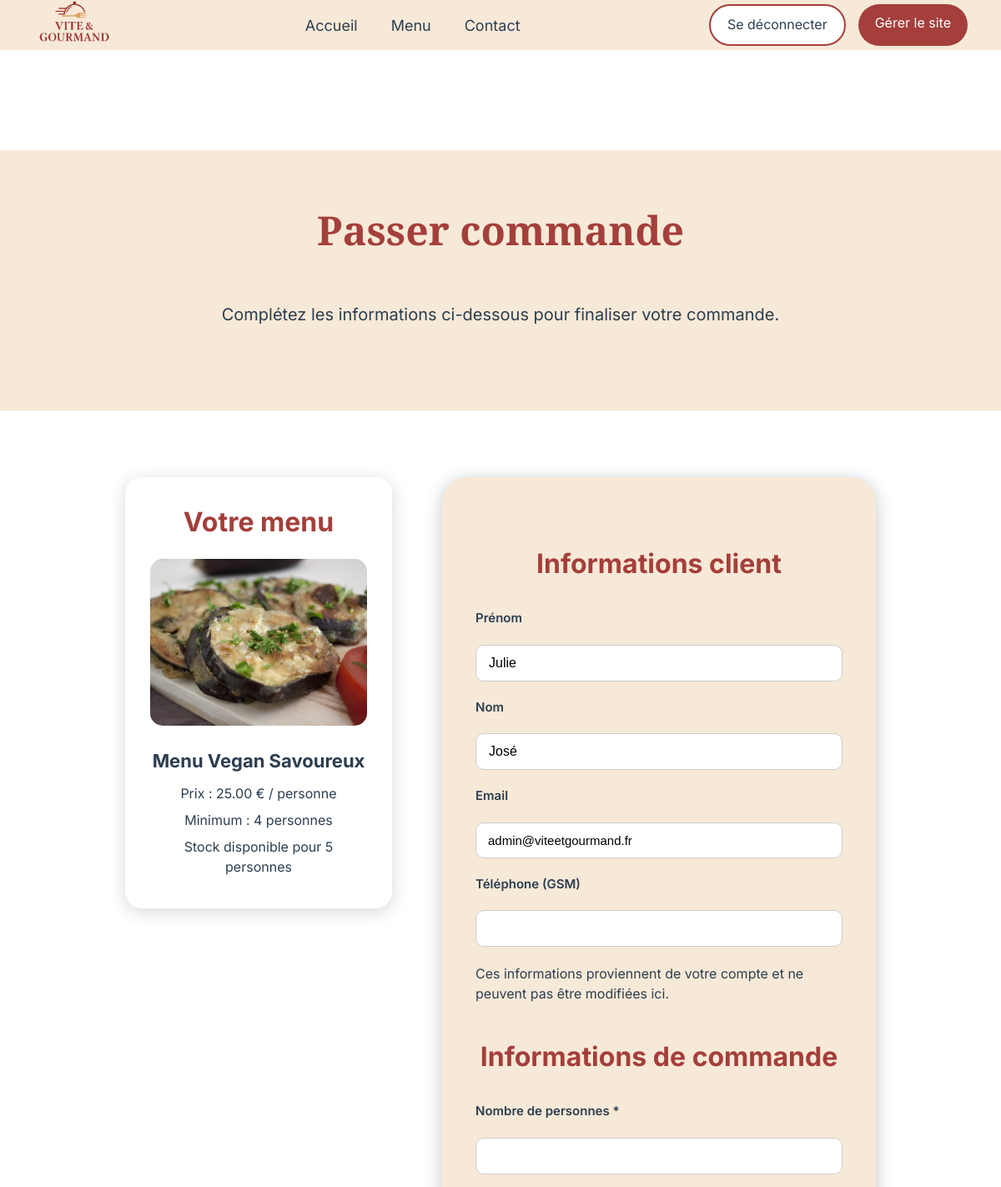
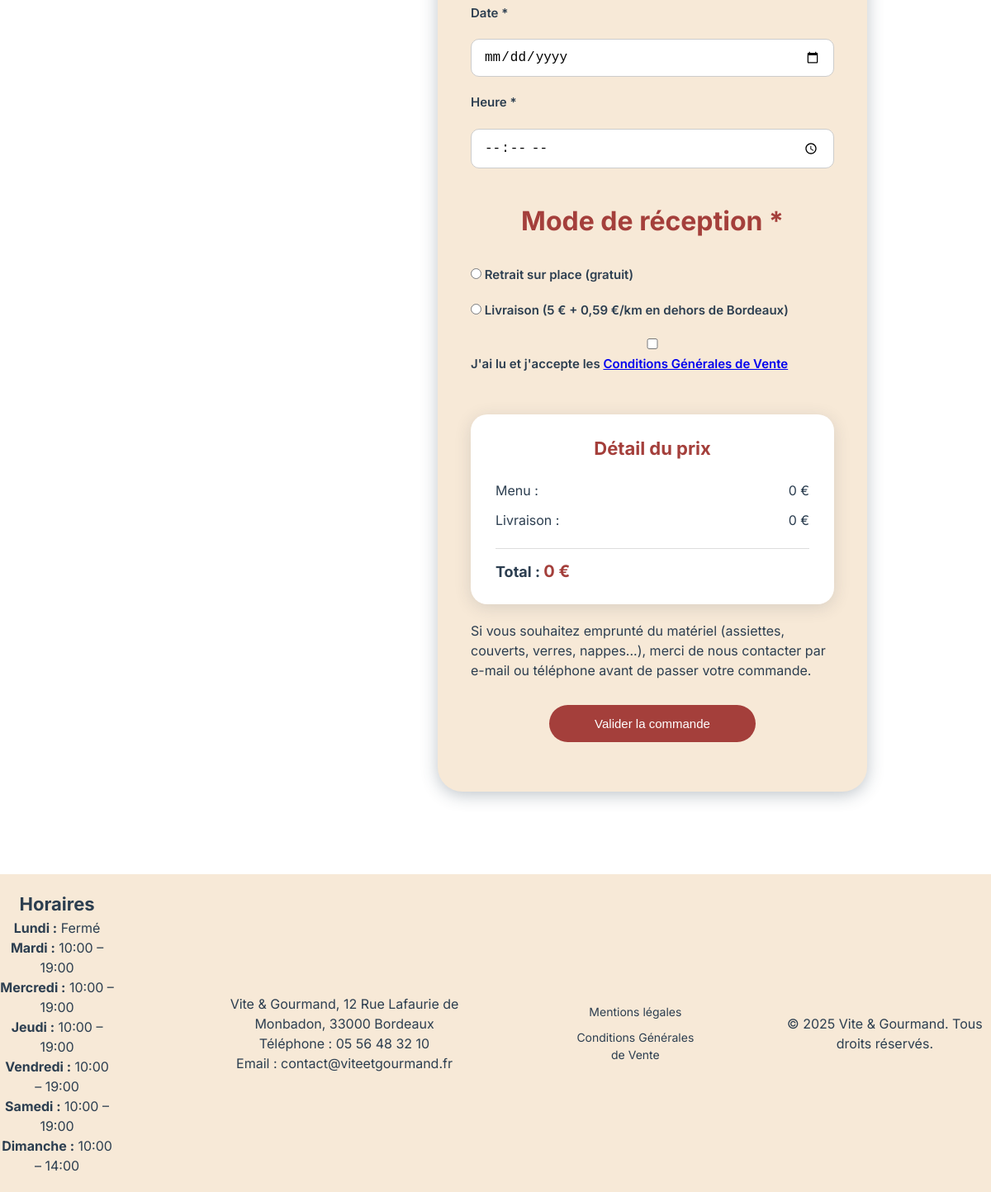
Screenshot of /public/commande.php?menu_id=1 (signed in) with the database file from the repository (2 pictures, top to bottom).
### tables this page shows
CREATE TABLE menu (
    id INT AUTO_INCREMENT PRIMARY KEY,
    nom VARCHAR(100) NOT NULL,
    description TEXT,
    description_longue TEXT,
    theme VARCHAR(100),
    regime VARCHAR(100),
    nb_personnes_min INT NOT NULL,
    prix_base DECIMAL(10,2) NOT NULL,
    stock INT NOT NULL,
    image VARCHAR(255)
);

CREATE TABLE utilisateur (
    id INT AUTO_INCREMENT PRIMARY KEY,
    prenom VARCHAR(50) NOT NULL,
    nom VARCHAR(50) NOT NULL,
    email VARCHAR(100) NOT NULL UNIQUE,
    gsm VARCHAR(150),
    adresse VARCHAR(255) NOT NULL,
    ville VARCHAR(100) NOT NULL,
    code_postal VARCHAR(10) NOT NULL,
    mot_de_passe VARCHAR(255) NOT NULL,
    reset_token VARCHAR(255),
    reset_expires DATETIME,
    role VARCHAR(50) DEFAULT 'user',
    actif BOOLEAN DEFAULT TRUE
);

CREATE TABLE horaire (
    id INT AUTO_INCREMENT PRIMARY KEY,
    jour VARCHAR(20) NOT NULL,
    ouverture TIME NULL,
    fermeture TIME NULL
);

### models/menuModel.php (called while the page is built, shortened)
<?php
function getMenuById(PDO $pdo, int $id): array|false
{
    $stmt = $pdo->prepare("SELECT * FROM menu WHERE id = :id");
    $stmt->execute(['id' => $id]);
    return $stmt->fetch(PDO::FETCH_ASSOC);
}

### models/utilisateurModel.php (called while the page is built, shortened)
<?php
function getUtilisateurById(PDO $pdo, int $id): ?array
{
    $stmt = $pdo->prepare("
        SELECT id, prenom, nom, email, gsm, adresse, ville, code_postal
        FROM utilisateur
        WHERE id = :id
    ");
    $stmt->execute(['id' => $id]);
    return $stmt->fetch(PDO::FETCH_ASSOC) ?: null;
}

### models/horaireModel.php (called while the page is built, shortened)
<?php
function getHoraires(PDO $pdo): array
{
    $stmt = $pdo->query("
        SELECT jour, ouverture, fermeture
        FROM horaire
        ORDER BY id
    ");
    return $stmt->fetchAll(PDO::FETCH_ASSOC);
}

### public/commande.php (the view, shortened to what this page needs)
<?php
require_once __DIR__ . '/../config/database.php';
require_once __DIR__ . '/../models/menuModel.php';
require_once __DIR__ . '/../models/utilisateurModel.php';
$menuId = (int) $_GET['menu_id'];
$menu   = getMenuById($pdo, $menuId);
$userId = (int) $_SESSION['user']['id'];
$utilisateur = getUtilisateurById($pdo, $userId);
$prenom = htmlspecialchars($utilisateur['prenom']);
$nom    = htmlspecialchars($utilisateur['nom']);
$email  = htmlspecialchars($utilisateur['email']);
$gsm    = htmlspecialchars($utilisateur['gsm']);
?>
<!DOCTYPE html>
<html lang="fr">
<head>
    <?php
    require_once __DIR__ . '/../partials/head.php';
    ?>
</head>
<body>
<?php require_once __DIR__ . '/../partials/header.php'; ?>
<main id="main-content">
    <section class="hero-section commandes-hero">
        <h1>Passer commande</h1>
        <p>Complétez les informations ci-dessous pour finaliser votre commande.</p>
    </section>
    <section class="commande-container">
        <div class="recap-menu">
            <h2>Votre menu</h2>
            <img
                src="assets/images/<?= htmlspecialchars($menu['image']) ?>"
                alt="<?= htmlspecialchars($menu['nom']) ?>"
            >
            <h3><?= htmlspecialchars($menu['nom']) ?></h3>
            <p>Prix : <?= number_format((float) $menu['prix_base'], 2) ?> € / personne</p>
            <p>Minimum : <?= (int) $menu['nb_personnes_min'] ?> personnes</p>
            <p>Stock disponible pour <?= (int) $menu['stock'] ?> personnes</p>
        </div>
        <form
            id="commande-form"
            class="commande-form form-card"
            method="POST"
            action="commande.php?menu_id=<?= $menuId ?>"
            data-prix-base="<?= (float) $menu['prix_base'] ?>"
            data-min-personnes="<?= (int) $menu['nb_personnes_min'] ?>"
        >
            <h2>Informations client</h2>
            <label for="prenom">Prénom</label>
            <input type="text" id="prenom" value="<?= $prenom ?>" readonly>
            <label for="nom">Nom</label>
            <input type="text" id="nom" value="<?= $nom ?>" readonly>
            <label for="email">Email</label>
            <input type="email" id="email" value="<?= $email ?>" readonly>
            <label for="gsm">Téléphone (GSM)</label>
            <input type="text" id="gsm" value="<?= $gsm ?>" readonly>
            <p class="legal-hint">
                Ces informations proviennent de votre compte et ne peuvent pas être modifiées ici.
            </p>
            <h2>Informations de commande</h2>
            <label for="nb_personnes">Nombre de personnes *</label>
            <input
                type="number"
                id="nb_personnes"
                name="nb_personnes"
                min="<?= (int) $menu['nb_personnes_min'] ?>"
                required
            >
            <label for="date">Date *</label>
            <input
                type="date"
                id="date"
                name="date"
                min="<?= date('Y-m-d', strtotime('+2 days')) ?>"
                required
            >
            <label for="heure">Heure *</label>
            <input type="time" id="heure" name="heure" required>
            <h2>Mode de réception *</h2>
            <label class="radio-option">
                <input type="radio" name="reception" value="retrait" required>
                <span>Retrait sur place (gratuit)</span>
            </label>
            <label class="radio-option">
                <input type="radio" name="reception" value="livraison">
                <span>Livraison (5 € + 0,59 €/km en dehors de Bordeaux)</span>
            </label>
            <div class="cgv-validation">
                <label>
                    <input type="checkbox" name="accept_cgv" required>
                    J'ai lu et j'accepte les
                    <a href="cgv.php" target="_blank" rel="noopener">
                        Conditions Générales de Vente
                    </a>
                </label>
            </div>
            <div class="price-summary">
                <h3>Détail du prix</h3>
                <p>Menu : <span id="prix-menu">0 €</span></p>
                <p>Livraison : <span id="prix-livraison">0 €</span></p>
                <p class="price-total">
                    <strong>Total : <span id="prix-total">0 €</span></strong>
                </p>
            </div>
            <div>
                Si vous souhaitez emprunté du matériel (assiettes, couverts, verres, nappes...), merci de nous contacter par e-mail ou téléphone avant de passer votre commande.
            </div>
            <button type="submit" class="btn-commande">
                Valider la commande
            </button>
        </form>
    </section>
</main>
<?php require_once __DIR__ . '/../partials/footer.php'; ?>
</body>
</html>

### partials/footer.php (shortened to what this page needs)
<?php
require_once __DIR__ . '/../config/database.php';
require_once __DIR__ . '/../models/horaireModel.php';
$horaires = getHoraires($pdo);
?>
<footer>
        <div class="footer-container">
            <div class="horaires">
                <h3>Horaires</h3>
                <?php foreach ($horaires as $h): ?>
                    <p>
                        <strong><?= ucfirst($h['jour']) ?> :</strong>
                        <?php if ($h['ouverture'] && $h['fermeture']): ?>
                            <?= substr($h['ouverture'], 0, 5) ?> – <?= substr($h['fermeture'], 0, 5) ?>
                        <?php else: ?>
                            Fermé
                        <?php endif; ?>
                    </p>
                <?php endforeach; ?>
            </div>
            <div class="contact">
                <p>Vite & Gourmand, 12 Rue Lafaurie de Monbadon, 33000 Bordeaux</p>
                <p>Téléphone : 05 56 48 32 10</p>
                <p>Email : contact@viteetgourmand.fr </p>
            </div>
            <div class="legal">
                <a href="mentions-legales.php">Mentions légales</a>
                <a href="cgv.php">Conditions Générales de Vente</a>
            </div>
            <div class="copyright">
                <p>&copy; 2025 Vite & Gourmand. Tous droits réservés.</p>
            </div>
        </div>
    </footer>

### public/assets/css/style.css (style rules this page uses)
* { margin: 0; padding: 0; box-sizing: border-box; }
h2 { font-size: 2rem; text-align: center; color: #A43F3B; margin-bottom: 20px; }
h3 { font-size: 1.375rem; }
p { font-size: 1rem; }
html, body { overflow-x: hidden; }
body { font-family: 'Inter', sans-serif; background-color: #FFFFFF; color: #2C3E50; line-height: 1.5; }
h1 { font-weight: bold; font-size: 3rem; font-family: 'Playfair Display', serif; color: #A43F3B; }
.form-card { background-color: #F7E9D7; padding: 60px 40px; border-radius: 30px; box-shadow: 0 4px 20px rgba(44, 62, 80, 0.3); display: flex; flex-direction: column; gap: 20px; }
.footer-container { display: flex; flex-direction: row; justify-content: center; align-items: center; background-color: #F7E9D7; color: #2C3E50; text-align: center; padding: 20px 0; gap: 100px; }
.legal { display: flex; flex-direction: column; gap: 10px; font-size: 0.875rem; }
.legal a { color: #2C3E50; text-decoration: none; }
.hero-section { display: flex; flex-direction: column; align-items: center; background-color: #F7E9D7; padding: 60px 20px; margin-bottom: 80px; }
.hero-section p { font-size: 1.25rem; margin-bottom: 40px; }
.hero-section h1 { margin-bottom: 50px; }
.btn-commande { display:flex; align-items: center; justify-content: center; cursor: pointer; width:250px; height:60px; background: #A43F3B; color:white; text-decoration:none; text-align:center; border-radius:30px; margin: 0 auto 60px auto; border: none; font-size: 1rem; }
.commande-container { display: flex; justify-content: center; align-items: flex-start; gap: 60px; max-width: 1200px; margin: 0 auto 100px auto; padding: 0 20px; }
.recap-menu { background-color: #FFFFFF; padding: 30px; border-radius: 20px; width: 320px; text-align: center; box-shadow: 0 4px 20px rgba(44, 62, 80, 0.2); }
.recap-menu img { width: 100%; height: 200px; object-fit: cover; border-radius: 15px; margin-bottom: 20px; }
.recap-menu h3 { margin-bottom: 10px; }
.recap-menu p { margin-bottom: 8px; }
.commande-form { width: 520px; }
.commande-form h2 { margin: 20px 0 10px 0; }
.commande-form label { font-size: 1rem; display: block; }
.commande-form input[type="number"], .commande-form input[type="date"], .commande-form input[type="time"], .commande-form input[type="text"], .commande-form textarea { padding: 12px 15px; border-radius: 10px; border: 1px solid #ccc; font-size: 1rem; width: 100%; }
.radio-option { display: flex; align-items: center; gap: 10px; cursor: pointer; }
.radio-option input[type="radio"] { width: auto; display: inline-block; }
.radio-option span { display: inline-block; }
.price-summary { background-color: #FFFFFF; padding: 25px 30px; border-radius: 20px; box-shadow: 0 4px 20px rgba(44, 62, 80, 0.15); margin-top: 30px; display: flex; flex-direction: column; gap: 12px; }
.price-summary h3 { text-align: center; color: #A43F3B; margin-bottom: 10px; }
.price-summary p { display: flex; justify-content: space-between; align-items: center; font-size: 1rem; }
.price-summary .price-total { margin-top: 10px; padding-top: 12px; border-top: 1px solid #ddd; font-size: 1.125rem; }
.price-summary .price-total span { color: #A43F3B; font-size: 1.25rem; }
.commande-form .btn-commande { margin: 30px auto 0 auto; align-self: center; }
.form-card label { font-weight: 600; color: #2C3E50; font-size: 0.9375rem; }
.form-card input, .form-card select { width: 100%; padding: 12px 14px; font-size: 0.9375rem; border-radius: 10px; border: 1px solid #ccc; transition: border-color 0.2s ease, box-shadow 0.2s ease; }
.form-card .btn-commande { margin-top: 10px; height: 45px; font-size: 0.9375rem; display: inline-flex; align-items: center; justify-content: center; }

### rows the page displays
menu: image (picture), nom "Menu Vegan Savoureux", prix_base "25.00", nb_personnes_min "4", stock "5"
utilisateur: prenom "Julie", nom "José", email "admin@viteetgourmand.fr"
horaire: jour "Lundi", shows "Fermé"
horaire: jour "Mardi", ouverture "10:00", fermeture "19:00"
horaire: jour "Mercredi", ouverture "10:00", fermeture "19:00"
horaire: jour "Jeudi", ouverture "10:00", fermeture "19:00"
horaire: jour "Vendredi", ouverture "10:00", fermeture "19:00"
horaire: jour "Samedi", ouverture "10:00", fermeture "19:00"
horaire: jour "Dimanche", ouverture "10:00", fermeture "14:00"

### other values shown
$profilLabel "Gérer le site"
